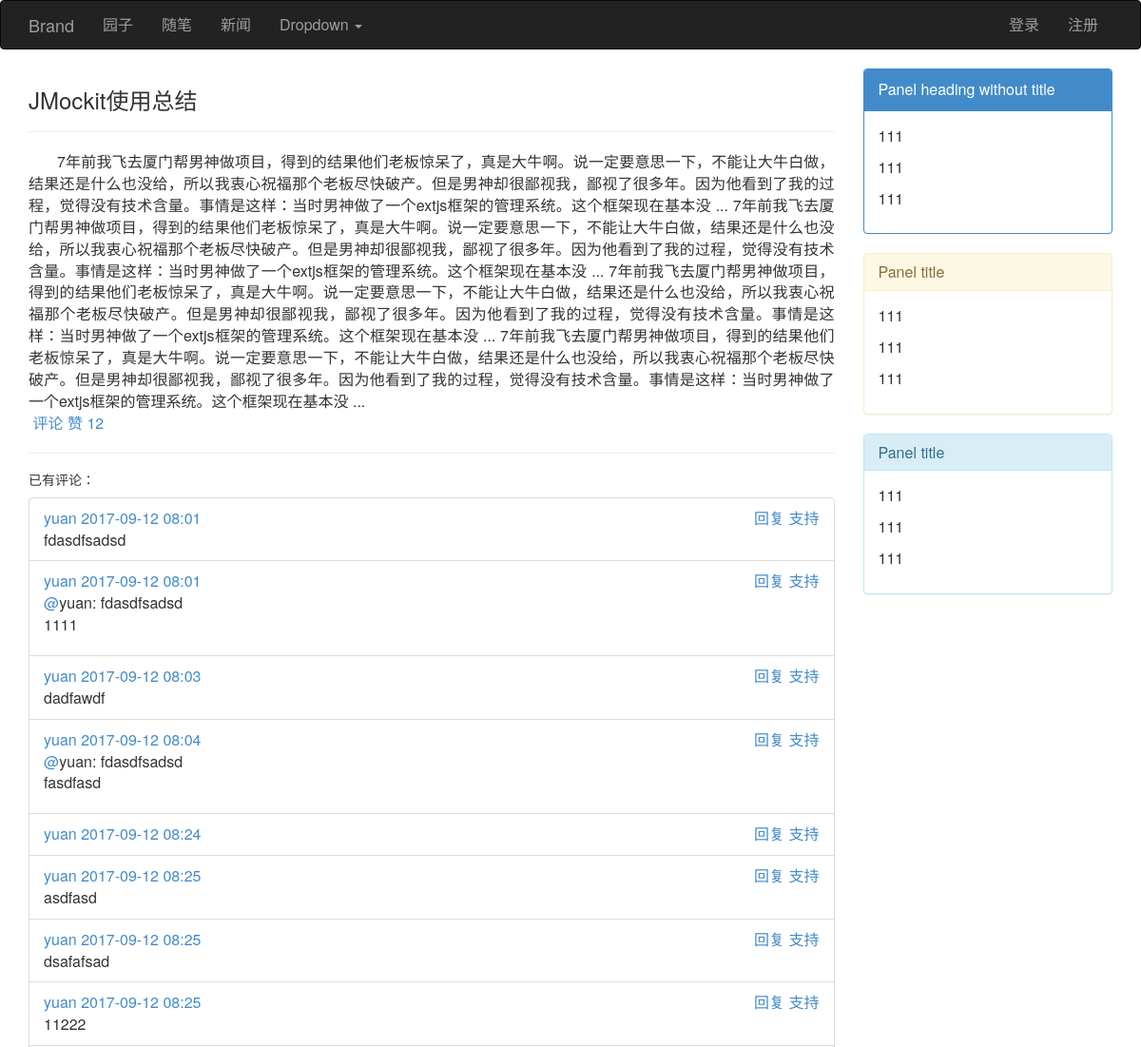
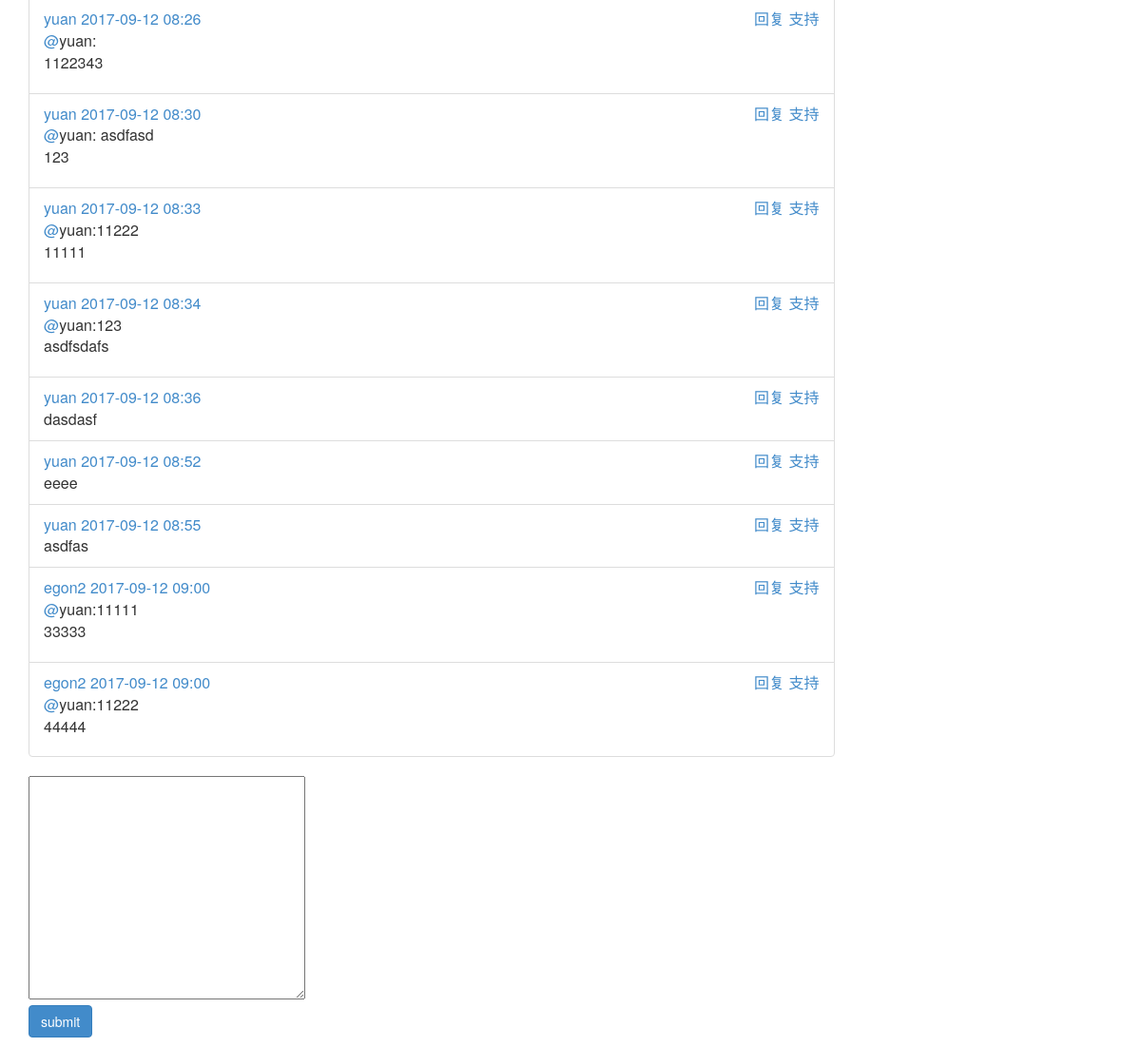
/blog/egon/article/1, run on the app's committed database (2 pictures, top to bottom).
### blog/models.py (models this page shows, shortened)
class Article(models.Model):
    nid = models.BigAutoField(primary_key=True)
    title = models.CharField(max_length=50, verbose_name='文章标题')
    desc = models.CharField(max_length=255, verbose_name='文章描述')
    read_count = models.IntegerField(default=0)
    comment_count = models.IntegerField(default=0)
    up_count = models.IntegerField(default=0)
    down_count = models.IntegerField(default=0)
    category = models.ForeignKey(verbose_name='文章类型', to='Category', to_field='nid', null=True)
    create_time = models.DateTimeField(verbose_name='创建时间', auto_now_add=True)
    blog = models.ForeignKey(verbose_name='所属博客', to='Blog', to_field='nid')
    tags = models.ManyToManyField(
        to="Tag",
        through='Article2Tag',
        through_fields=('article', 'tag'),
    )
    type_choices = [
        (1, "Python"),
        (2, "Linux"),
        (3, "OpenStack"),
        (4, "GoLang"),
    ]
    article_type_id = models.IntegerField(choices=type_choices, default=None)
    objects=ArticleManager()

class ArticleDetail(models.Model):
    nid = models.AutoField(primary_key=True,default=1)
    content = models.TextField(verbose_name='文章内容', )
    article = models.OneToOneField(verbose_name='所属文章', to='Article', to_field='nid')

class Comment(models.Model):
    nid = models.BigAutoField(primary_key=True)
    article = models.ForeignKey(verbose_name='评论文章', to='Article', to_field='nid')
    content = models.CharField(verbose_name='评论内容', max_length=255)
    create_time = models.DateTimeField(verbose_name='创建时间', auto_now_add=True)
    parent_id = models.ForeignKey('self', blank=True, null=True, verbose_name='父级评论')
    user = models.ForeignKey(verbose_name='评论者', to='UserInfo', to_field='nid')
    up_count = models.IntegerField(default=0)

class UserInfo(AbstractUser):
    nid = models.BigAutoField(primary_key=True)
    nickname = models.CharField(verbose_name='昵称', max_length=32)
    telephone = models.CharField(max_length=11, blank=True, null=True, unique=True, verbose_name='手机号码')
    avatar = models.FileField(verbose_name='头像', upload_to='./upload/avatar/',default="./upload/avatar/avatar.png")
    create_time = models.DateTimeField(verbose_name='创建时间',auto_now_add=True)
    fans = models.ManyToManyField(verbose_name='粉丝们',
                                  to='UserInfo',
                                  through='UserFans',
                                  through_fields=('user', 'follower'))

### blog/views.py (the view)
# urls.py: url("(?P<user_site>\w+)/article/(?P<article_id>\d+)",views.articleDetail),
def articleDetail(request,user_site,article_id):
    article_obj=Article.objects.filter(nid=article_id).first()
    coment_list=Comment.objects.filter(article_id=article_id)
    return render(request,"articleDetail.html",locals())

### blog/views.py (called while the page is built)
def func_class(request):
    return {"func":settings.FUNCTION}

### templates/articleDetail.html (shortened to what this page needs)
{% extends "base.html" %}
{% block content %}
      <div class="col-md-9">
            <div class="article_content">
                <div><h3>{{ article_obj.title }}</h3></div>
                <hr>
                <div class="content">{{ article_obj.articledetail.content }}</div>
                <div class="icon">
                    &nbsp<a href="">评论</a>
                    <a class="poll">赞 <span>{{ article_obj.up_count }}</span></a>
              </div>
            </div>
          <hr>
          <h5>已有评论：</h5>
          <ul class="list-group comment_list">
              {% for coment in coment_list %}
                  <li class="list-group-item comment_item">
                      <a href="">{{ coment.user.username }}</a>
                      <a href="">{{ coment.create_time|date:"Y-m-d H:i" }}</a>
                      <a href="" class="pull-right">&nbsp;支持</a>
                      <a href="#comment_content" class="pull-right reply_btn">回复</a>
                     <div>
                        {% if coment.parent_id %}
                            <span><a href="">@</a>{{ coment.parent_id.user.username }}:{{ coment.parent_id.content }}</span>
                            <p>{{ coment.content }}</p>
                         {% else %}
                            {{ coment.content }}
                        {% endif %}
                     </div>
                  </li>
              {% endfor %}
          </ul>
          <form action="">
              <textarea  id="comment_content" cols="30" rows="10">
              </textarea>
               <p>
                   <input type="button" value="submit" class="btn btn-primary ajax_comment">
               </p>
          </form>
      </div>
{% endblock %}
{% block others %}
            <div class="panel panel-primary">
                  <div class="panel-heading">Panel heading without title</div>
                  <div class="panel-body">
                   <p>111</p>
                   <p>111</p>
                   <p>111</p>
                  </div>
                </div>
            <div class="panel panel-warning">
              <div class="panel-heading">
                <h3 class="panel-title">Panel title</h3>
              </div>
              <div class="panel-body">
                   <p>111</p>
                   <p>111</p>
                   <p>111</p>
              </div>
            </div>
             <div class="panel panel-info">
              <div class="panel-heading">
                <h3 class="panel-title">Panel title</h3>
              </div>
              <div class="panel-body">
                <p>111</p>
                   <p>111</p>
                   <p>111</p>
              </div>
            </div>
{% endblock %}

### blog/static/css/articleDetail.css (style rules this page uses)
.article_content .content { text-align: justify; text-indent: 30px; }

### templates/base.html (style rules this page uses)
a { text-decoration: none; }
body { font-size: 16px; }

### data on the page
Article: title "JMockit使用总结", articledetail.content "7年前我飞去厦门帮男神做项目，得到的结果他们老板惊呆了，真是大牛啊。说一定要意思一下，不能让大牛白做，结果还是什么也没给，所以我衷心祝福那个老板尽快破产。但是男神却很鄙视我，鄙视了很多年。因为他看到了我的过程，觉得没有技术含量。事情是这样：当时男神做了一个extjs框架的管理系统。这个框架现在基本没 ... 7年前我飞去厦门帮男神做项目，得到的结果他们老板惊呆了，真是大牛啊。说一定要意思一下，不能让大牛白做，结果还是什么也没给，所以我衷心祝福那个老板尽快破产。但是男神却很鄙视我，鄙视了很多年。因为他看到了我的过程，觉得没有技术含量。事情是这样：当时男神做了一个extjs框架的管理系统。这个框架现在基本没 ... 7年前我飞去厦门帮男神做项目，得到的结果他们老板惊呆了，真是大牛啊。说一定要意思一下，不能让大牛白做，结果还是什么也没给，所以我衷心祝福那个老板尽快破产。但是男神却很鄙视我，鄙视了很多年。因为他看到了我的过程，觉得没有技术含量。事情是这样：当时男神做了一个extjs框架的管理系统。这个框架现在基本没 ... 7年前我飞去厦门帮男神做项目，得到的结果他们老板惊呆了，真是大牛啊。说一定要意思一下，不能让大牛白做，结果还是什么也没给，所以我衷心祝福那个老板尽快破产。但是男神却很鄙视我，鄙视了很多年。因为他看到了我的过程，觉得没有技术含量。事情是这样：当时男神做了一个extjs框架的管理系统。这个框架现在基本没 ...", up_count "12"
Comment: user.username "yuan", create_time "2017-09-12 08:01", content "fdasdfsadsd"
Comment: user.username "yuan", create_time "2017-09-12 08:01", parent_id.user.username "yuan", parent_id.content "fdasdfsadsd", content "1111"
Comment: user.username "yuan", create_time "2017-09-12 08:03", content "dadfawdf"
Comment: user.username "yuan", create_time "2017-09-12 08:04", parent_id.user.username "yuan", parent_id.content "fdasdfsadsd", content "fasdfasd"
Comment: user.username "yuan", create_time "2017-09-12 08:24"
Comment: user.username "yuan", create_time "2017-09-12 08:25", content "asdfasd"
Comment: user.username "yuan", create_time "2017-09-12 08:25", content "dsafafsad"
Comment: user.username "yuan", create_time "2017-09-12 08:25", content "11222"
Comment: user.username "yuan", create_time "2017-09-12 08:26", parent_id.user.username "yuan", content "1122343"
Comment: user.username "yuan", create_time "2017-09-12 08:30", parent_id.user.username "yuan", parent_id.content "asdfasd", content "123"
Comment: user.username "yuan", create_time "2017-09-12 08:33", parent_id.user.username "yuan", parent_id.content "11222", content "11111"
Comment: user.username "yuan", create_time "2017-09-12 08:34", parent_id.user.username "yuan", parent_id.content "123", content "asdfsdafs"
Comment: user.username "yuan", create_time "2017-09-12 08:36", content "dasdasf"
Comment: user.username "yuan", create_time "2017-09-12 08:52", content "eeee"
Comment: user.username "yuan", create_time "2017-09-12 08:55", content "asdfas"
Comment: user.username "egon2", create_time "2017-09-12 09:00", parent_id.user.username "yuan", parent_id.content "11111", content "33333"
Comment: user.username "egon2", create_time "2017-09-12 09:00", parent_id.user.username "yuan", parent_id.content "11222", content "44444"

### other printed values
{{ type_choice.1 }} "园子" "随笔" "新闻"
